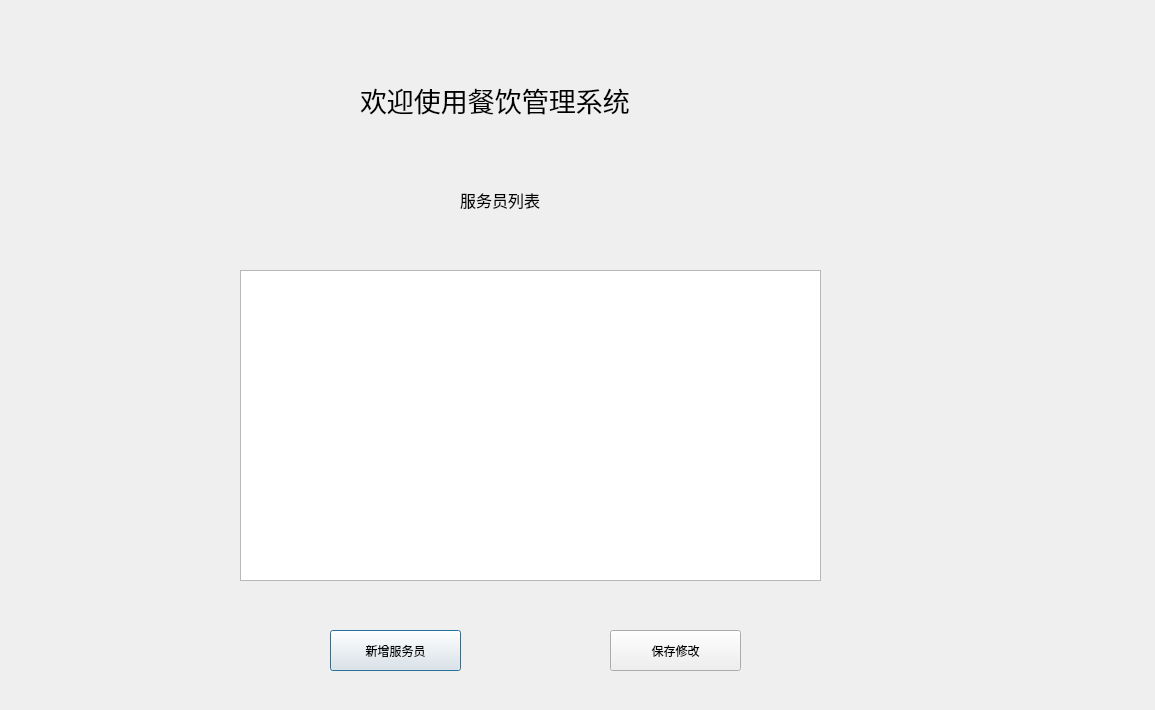
<?xml version="1.0" encoding="UTF-8"?>
<ui version="4.0">
 <class>ManagerWaiter</class>
 <widget class="QDialog" name="ManagerWaiter">
  <property name="geometry">
   <rect>
    <x>0</x>
    <y>0</y>
    <width>1155</width>
    <height>710</height>
   </rect>
  </property>
  <property name="windowTitle">
   <string>Dialog</string>
  </property>
  <widget class="QLabel" name="label">
   <property name="geometry">
    <rect>
     <x>360</x>
     <y>40</y>
     <width>381</width>
     <height>121</height>
    </rect>
   </property>
   <property name="text">
    <string>&lt;html&gt;&lt;head/&gt;&lt;body&gt;&lt;p&gt;&lt;span style=&quot; font-size:20pt;&quot;&gt;欢迎使用餐饮管理系统&lt;/span&gt;&lt;/p&gt;&lt;/body&gt;&lt;/html&gt;</string>
   </property>
  </widget>
  <widget class="QLabel" name="label_2">
   <property name="geometry">
    <rect>
     <x>460</x>
     <y>180</y>
     <width>141</width>
     <height>41</height>
    </rect>
   </property>
   <property name="text">
    <string>&lt;html&gt;&lt;head/&gt;&lt;body&gt;&lt;p&gt;&lt;span style=&quot; font-size:12pt;&quot;&gt;服务员列表&lt;/span&gt;&lt;/p&gt;&lt;/body&gt;&lt;/html&gt;</string>
   </property>
  </widget>
  <widget class="QTableWidget" name="tableWidget">
   <property name="geometry">
    <rect>
     <x>240</x>
     <y>270</y>
     <width>581</width>
     <height>311</height>
    </rect>
   </property>
  </widget>
  <widget class="QPushButton" name="pushButton">
   <property name="geometry">
    <rect>
     <x>330</x>
     <y>630</y>
     <width>131</width>
     <height>41</height>
    </rect>
   </property>
   <property name="text">
    <string>新增服务员</string>
   </property>
  </widget>
  <widget class="QPushButton" name="pushButton_2">
   <property name="geometry">
    <rect>
     <x>610</x>
     <y>630</y>
     <width>131</width>
     <height>41</height>
    </rect>
   </property>
   <property name="text">
    <string>保存修改</string>
   </property>
  </widget>
 </widget>
 <resources/>
 <connections/>
</ui>
